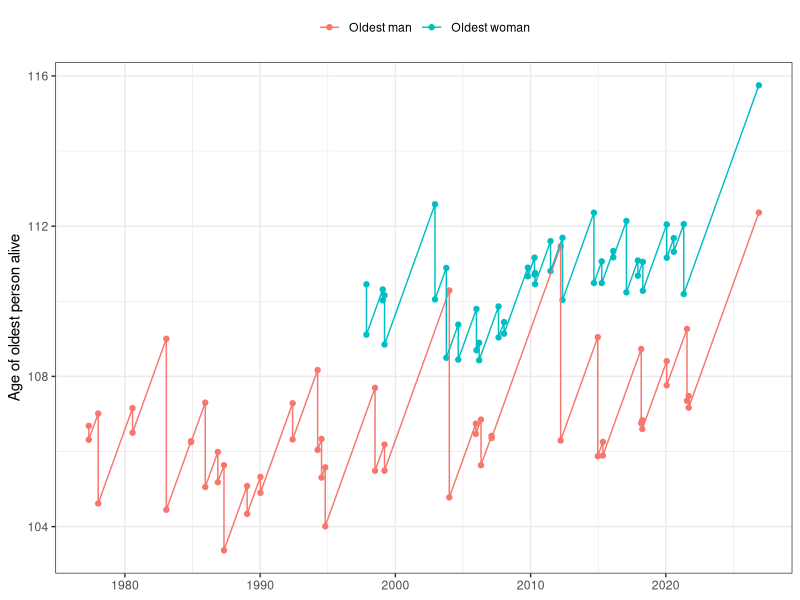

This chart was generated by the following R code:
### LONGEVITY
### 25/09/2021

## required packages
library(ggplot2)

## import data

## .. oldest woman
dfw <- read.csv2("oldest-woman.csv")
dfw$DOB <- as.Date(dfw$DOB, format = "%d/%m/%Y")
dfw$DOD <- as.Date(dfw$DOD, format = "%d/%m/%Y")

## .. oldest man
dfm <- read.csv2("oldest-man.csv")
dfm$DOB <- as.Date(dfm$DOB, format = "%d/%m/%Y")
dfm$DOD <- as.Date(dfm$DOD, format = "%d/%m/%Y")

## .. merge dataset
df <-
rbind(
  data.frame(SEX = "Oldest woman",
             DATE = head(dfw$DOD, -1),
             AGE = head((dfw$DOD - dfw$DOB) / 365, -1)),
  data.frame(SEX = "Oldest woman",
             DATE = head(dfw$DOD, -1),
             AGE = (head(dfw$DOD, -1) - tail(dfw$DOB, -1)) / 365),
  data.frame(SEX = "Oldest woman",
             DATE = Sys.Date(),
             AGE =  (Sys.Date() - tail(dfw$DOB, 1)) / 365),
  data.frame(SEX = "Oldest man",
             DATE = head(dfm$DOD, -1),
             AGE = head((dfm$DOD - dfm$DOB) / 365, -1)),
  data.frame(SEX = "Oldest man",
             DATE = head(dfm$DOD, -1),
             AGE = (head(dfm$DOD, -1) - tail(dfm$DOB, -1)) / 365),
  data.frame(SEX = "Oldest man",
             DATE = Sys.Date(),
             AGE =  (Sys.Date() - tail(dfm$DOB, 1)) / 365))

## plot
tiff("oldest-belgian.tiff", 10, 6, units = "in", res = 300, compress = "lzw")
ggplot(df, aes(x = DATE, y = as.numeric(AGE), group = SEX)) +
  geom_point(aes(col = SEX)) +
  geom_line(aes(col = SEX)) +
  labs(x = NULL, y = "Age of oldest person alive", col = NULL) +
  theme_bw() +
  theme(legend.position = "top")
dev.off()
